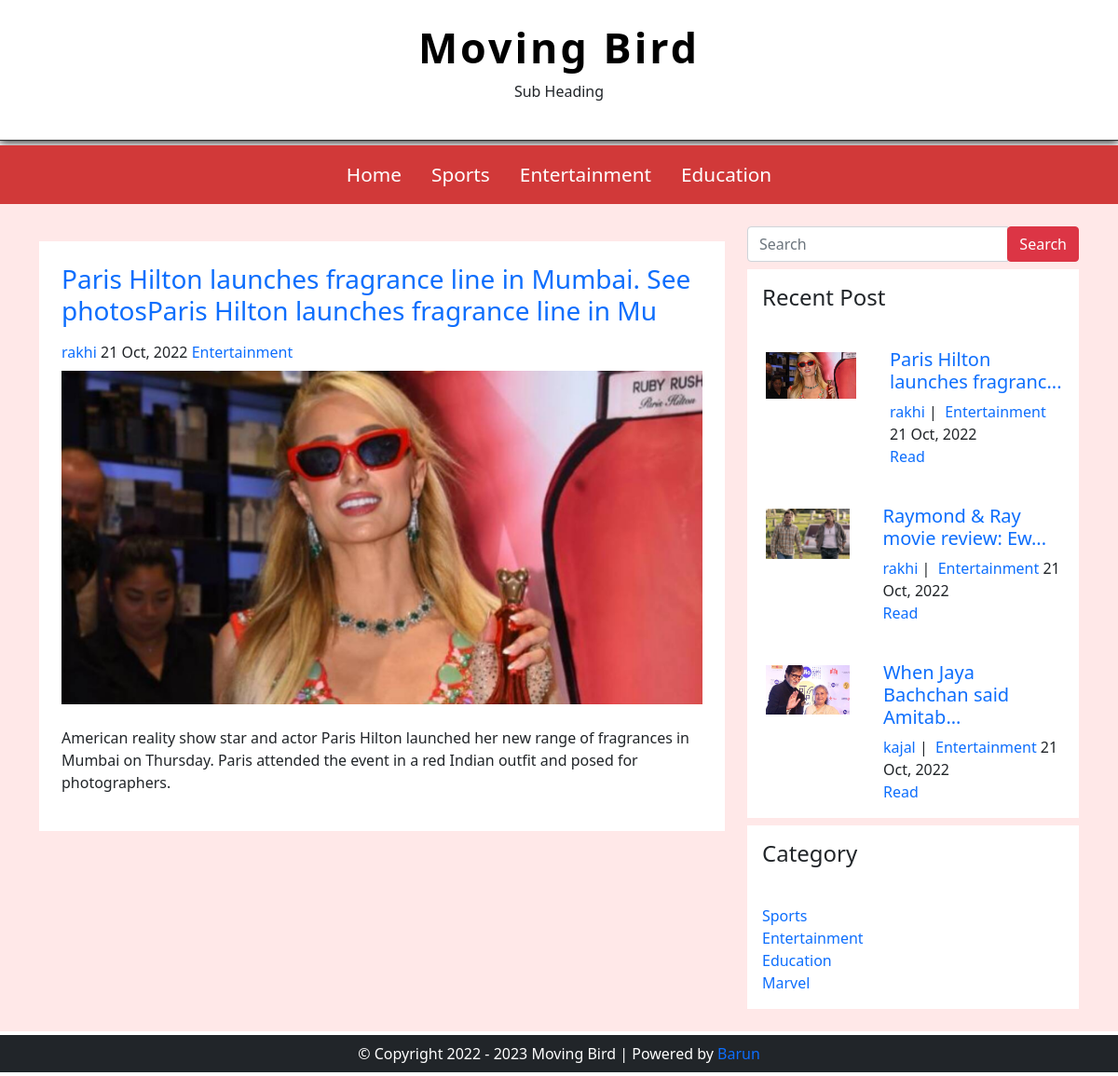
Page /single.php?id=38 on the committed database.
### tables this page shows
CREATE TABLE `settings` (
  `id` int(11) NOT NULL,
  `website_name` varchar(100) NOT NULL,
  `logo` varchar(100) NOT NULL,
  `footerdesc` varchar(255) NOT NULL
);

CREATE TABLE `category` (
  `category_id` int(11) NOT NULL,
  `category_name` varchar(100) NOT NULL,
  `post` int(11) NOT NULL DEFAULT 0
);

CREATE TABLE `posts` (
  `post_id` int(11) NOT NULL,
  `title` varchar(100) NOT NULL,
  `description` text NOT NULL,
  `category` int(11) NOT NULL,
  `post_date` varchar(50) NOT NULL,
  `author` int(11) NOT NULL,
  `post_img` varchar(200) NOT NULL
);

CREATE TABLE `users` (
  `user_id` int(11) NOT NULL,
  `first_name` varchar(45) NOT NULL,
  `last_name` varchar(45) NOT NULL,
  `username` varchar(45) NOT NULL,
  `password` varchar(200) NOT NULL,
  `role` int(1) NOT NULL
);

### config.php (called while the page is built, shortened)
<?php
$hostname = "http://localhost/movingbird";
?>

### single.php (the view)
<?php
include('header.php');
include('config.php');
?>
	<main>
		<div class="container py-4">
			<div class="row">
				<div class="col-lg-8 col-md-8 col-12">
					<div class="post-container">
						<?php
						$post_id = $_GET['id'];
						$sql = "SELECT posts.post_id, posts.title, posts.description, posts.post_date, posts.author,
                        category.category_name, users.username, posts.category, posts.post_img FROM posts
                        LEFT JOIN category ON posts.category = category.category_id
                        LEFT JOIN users ON posts.author = users.user_id
                        WHERE posts.post_id = {$post_id}";
						$result = $conn->query($sql) or die("Query Failed " . $conn->error);
						if($result->num_rows > 0){
							while($row = $result->fetch_assoc()) {
						?>
						<div class="post-content p-4 my-3">
							<h3><a href="single.php?id=<?php echo $row['post_id']; ?>"><?php echo $row['title']; ?></a></h3>
							<div class="post-information py-2">
								<span><a href="author.php?aid=<?php echo $row['author']; ?>"><?php echo $row['username']; ?></a></span>
								<span><?php echo $row['post_date']; ?></span>
								<span><a href="category.php?cid=<?php echo $row['category']; ?>"><?php echo $row['category_name']; ?></a></span>
							</div>
							<div class="post-img-container">
								<img src="./admin/upload/<?php echo $row['post_img']; ?>" alt="post 01" class="img-fluid">
							</div><br>
							<p><?php echo $row['description']; ?></p>
						</div>
						<?php
							}
						}
						?>
					</div>
				</div>
				<div class="col-lg-4 col-md-4 col-12">
					<?php
					include('sidebar.php');
					?>
				</div>
			</div>
		</div>
	</main>
<?php
include('footer.php');
?>

### header.php (shortened to what this page needs)
<?php
include( 'config.php' );
?>
<!DOCTYPE html>
<html lang="en">
<head>
<link href="https://cdn.jsdelivr.net/npm/bootstrap@5.0.2/dist/css/bootstrap.min.css" rel="stylesheet">
<link rel="stylesheet" href="https://cdnjs.cloudflare.com/ajax/libs/font-awesome/5.15.4/css/all.min.css" />
<link rel="stylesheet" href="./css/style.css">
</head>
<body>
<header>
  <div class="container py-4 text-center">
	  <?php
	  $sql = "SELECT * FROM settings";
	  $result = $conn->query($sql) or die("Query Failed : " . $conn->error);
	  if($result->num_rows > 0) {
		  while($row = $result->fetch_assoc()) {
	  ?>
	  <a href="index.php"><h1><?php echo $row['website_name']; ?></h1></a>
	  <?php
	  		  }
	  }
	  ?>
    <p>Sub Heading</p>
  </div>
</header>
<nav class="main-nav">
  <div class="container">
	  <?php
	  $sql = "SELECT * FROM category WHERE post > 0";
	  $result = $conn->query($sql) or die("Query Failed : Category " . $conn->error);
	  if($result->num_rows > 0){
		  $active = "";
	  ?>
    <ul class="d-flex justify-content-center align-items-center">
      <li class="p-3"><a href="<?php echo $hostname; ?>">Home</a></li>
		<?php
		  while($row = $result->fetch_assoc()) {
			  echo "<li class='p-3 {$active}'><a href='category.php?cid={$row['category_id']}'>{$row['category_name']}</a></li>";
		  }
		  ?>
    </ul>
	  <?php
	  }
	  ?>
  </div>
</nav>

### sidebar.php
<?php
include('config.php');
?>
<div class="sidebar">
  <div class="search-box-container">
    <form class="search-post" action="search.php" method="GET">
      <div class="input-group">
        <input type="text" name="search" class="form-control" placeholder="Search">
        <span class="input-group-btn">
          <button type="submit" class="btn btn-danger">Search</button>
        </span>
      </div>
    </form>
  </div>
  <div class="recent-post-container my-2">
    <h4 class="p-3">Recent Post</h4>
    <?php
    $limit = 3;
    $sql = "SELECT posts.post_id, posts.title, posts.description, posts.post_date, posts.author,
                        category.category_name, users.username, posts.category, posts.post_img FROM posts
                        LEFT JOIN category ON posts.category = category.category_id
                        LEFT JOIN users ON posts.author = users.user_id
                        ORDER BY posts.post_id DESC LIMIT {$limit}";
    $result = $conn->query($sql) or die("Query Failed : " . $conn->error);
    if ($result->num_rows > 0) {
      while ($row = $result->fetch_assoc()) {
    ?>
        <div class="recent-post d-flex my-2">
          <div class="p-1 d-flex justify-content-center" style="width: 60%;">
          <a href="single.php?id=<?php echo $row['post_id']; ?>" class="post-img p-3">
           <img src="./admin/upload/<?php echo $row['post_img']; ?>" alt="" class="img-fluid">
          </a>
          </div>
          <div class="post-content p-3">
            <h5><a href="single.php?id=<?php echo $row['post_id']; ?>"><?php echo substr($row['title'],0,30) . "..."; ?></a></h5>
            <span><a href="author.php?aid=<?php echo $row['author']; ?>"><?php echo $row['username']; ?></a>&nbsp;|&nbsp;</span>
            <span><a href="category.php?cid=<?php echo $row['category']; ?>"><?php echo $row['category_name']; ?></a></span> <span><?php echo $row['post_date']; ?></span> <br><a href="single.php?id=<?php echo $row['post_id']; ?>">Read</a>
          </div>
        </div>
    <?php
      }
    }
    ?>
  </div>
  <div class="category-container">
    <div class="category-list">
      <h4 class="p-3">Category</h4>
      <ul class="p-3">
        <?php
        $sqlc = "SELECT * FROM category";
        $resultc = $conn->query($sqlc) or die("Query Faield " . $conn->error);
        if ($resultc->num_rows > 0) {
          while ($rowc = $resultc->fetch_assoc()) {
        ?>
            <li><a href="category.php?cid=<?php echo $rowc['category_id']; ?>"><?php echo $rowc['category_name']; ?></a></li>
        <?php
          }
        }
        ?>
      </ul>
    </div>
  </div>
</div>

### footer.php (shortened to what this page needs)
<footer class="bg-dark text-white py-2 my-1">
	<div class="container">
		<div class="row">
			<div class="col-md-12 text-center">
				<?php
				include('config.php');
				$sqlf = "SELECT * FROM settings";
				$resultf = $conn->query($sqlf) or die("Query Failed " . $conn->error);
				if($resultf->num_rows > 0) {
					while($rowf = $resultf->fetch_assoc()) {
				?>
				<span><?php echo $rowf['footerdesc']; ?></span>
				<?php
					}
				}
				?>
			</div>
		</div>
	</div>
</footer>
</body>
</html>

### css/style.css (style rules this page uses)
:root { --primary-color: #d13939; --secondary-color: #2d2d2d; --main-bg-color: #ffe8e8; }
*, *::before, *::after { margin: 0; padding: 0; box-sizing: border-box; }
a { text-decoration: none; }
ul { margin: 0; padding: 0; }
ul li { list-style: none; }
img { width: 100%; }
header { border-bottom: 1px solid var(--secondary-color); box-shadow: 0 0 10px 1px #000; }
header a h1 { color: #000; font-size: 2.8rem; font-weight: 600; letter-spacing: 3px; }
.main-nav { margin-top: 5px; background-color: var(--primary-color); color: #fff; }
.main-nav ul li { transition: all .2s ease-in; }
.main-nav ul li a { color: #fff; font-size: 1.3rem; }
main { background-color: var(--main-bg-color); }
.post-container .post-content, .recent-post-container, .category-container { background-color: #fff; }

### rows in the picture
settings: website_name "Moving Bird", footerdesc "© Copyright 2022 - 2023 Moving Bird | Powered by Barun"
category: category_name "Sports"
category: category_name "Entertainment"
category: category_name "Education"
posts: title "Paris Hilton launches fragrance line in Mumbai. See photosParis Hilton launches fragrance line in Mu", users.username "rakhi", post_date "21 Oct, 2022", category.category_name "Entertainment", post_img (picture), description "American reality show star and actor Paris Hilton launched her new range of fragrances in Mumbai on Thursday. Paris attended the event in a red Indian outfit and posed for photographers.", title "Paris Hilton launches fragranc"
posts: post_img (picture), title "Raymond & Ray movie review: Ew", users.username "rakhi", category.category_name "Entertainment", post_date "21 Oct, 2022"
posts: post_img (picture), title "When Jaya Bachchan said Amitab", users.username "kajal", category.category_name "Entertainment", post_date "21 Oct, 2022"
category: category_name "Marvel"
